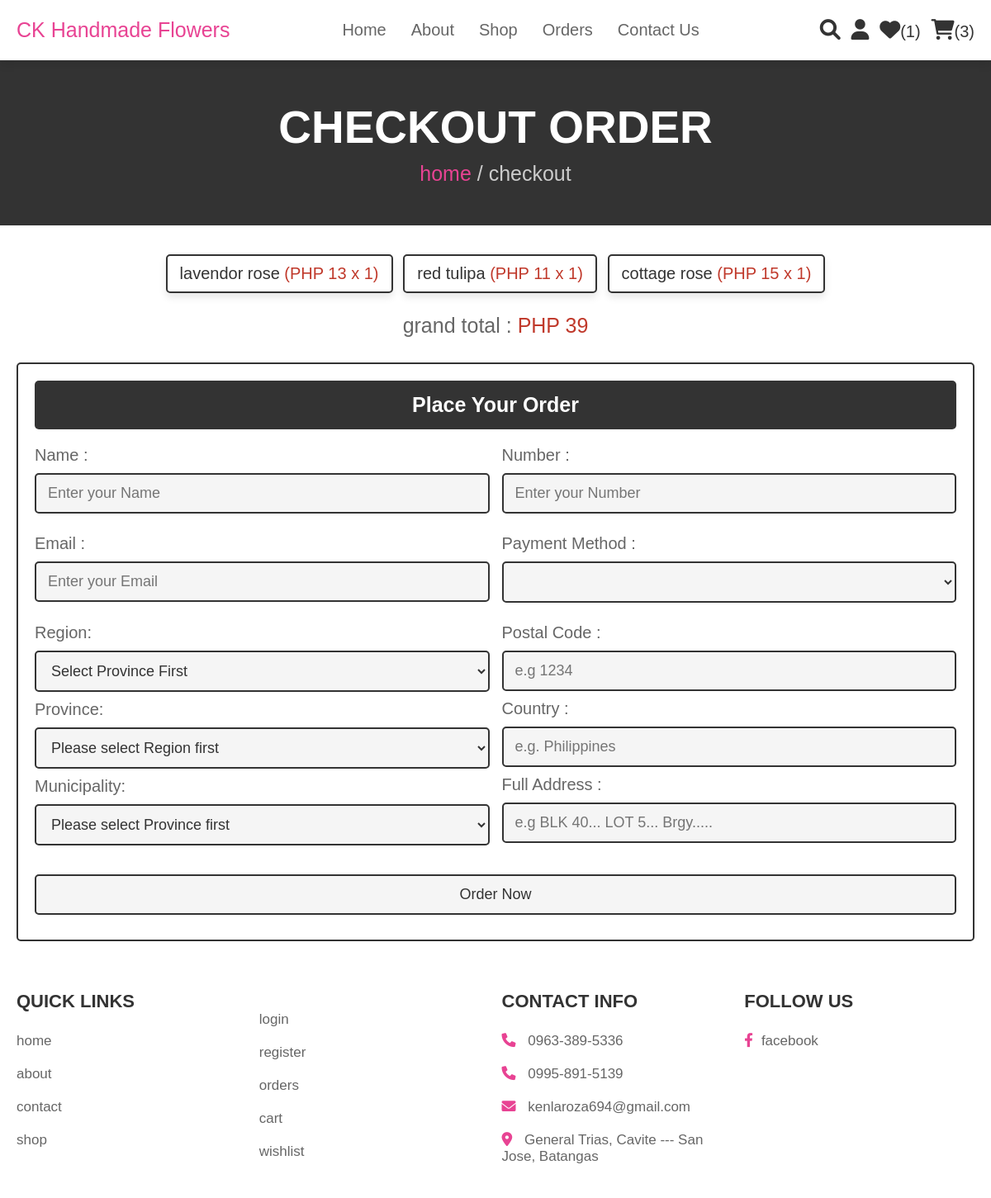
The app's page /checkout.php (signed in), older data.
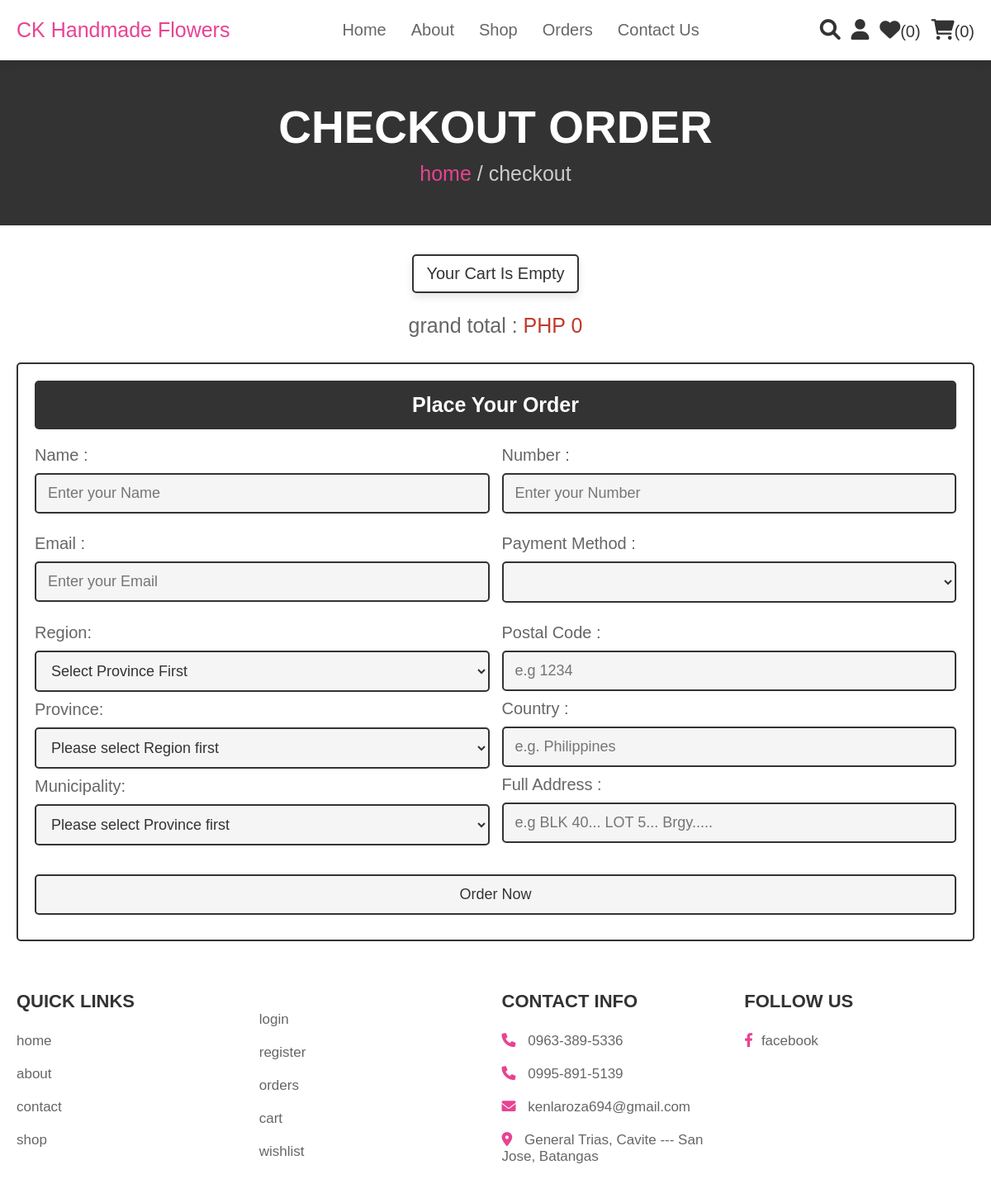
The same page, newer data.
### tables this page shows
CREATE TABLE `cart` (
  `id` int(100) NOT NULL,
  `user_id` int(100) NOT NULL,
  `pid` int(100) NOT NULL,
  `name` varchar(100) NOT NULL,
  `price` int(100) NOT NULL,
  `quantity` int(100) NOT NULL,
  `image` varchar(100) NOT NULL
);

### checkout.php (the view, shortened to what the changed rows need)
<?php
@include 'config.php';
$user_id = $_SESSION['user_id'];
?>
<!DOCTYPE html>
<html lang="en">
<head>
    <link rel="stylesheet" href="https://cdnjs.cloudflare.com/ajax/libs/font-awesome/6.0.0/css/all.min.css">
    <link rel="stylesheet" href="css/style.css">
</head>
<body>
    <?php @include 'header.php'; ?>
    <section class="display-order">
        <?php
        $grand_total = 0;
        $select_cart = mysqli_query($conn, "SELECT * FROM cart WHERE user_id = '$user_id'") or die('query failed');
        if (mysqli_num_rows($select_cart) > 0) {
            while ($fetch_cart = mysqli_fetch_assoc($select_cart)) {
                $total_price = ($fetch_cart['price'] * $fetch_cart['quantity']);
                $grand_total += $total_price;
                ?>
                <p> <?php echo $fetch_cart['name'] ?>
                    <span>(<?php echo 'PHP ' . $fetch_cart['price'] . ' x ' . $fetch_cart['quantity'] ?>)</span>
                </p>
                <?php
            }
        } else {
            echo '<p class="empty">your cart is empty</p>';
        }
        ?>
        <div class="grand-total">grand total : <span>PHP <?php echo $grand_total; ?></span></div>
    </section>
</body>
</html>

### header.php (shortened to what the changed rows need)
<header class="header">
    <div class="flex">
        <div class="icons">
            <?php
                $select_wishlist_count = mysqli_query($conn, "SELECT * FROM `wishlist` WHERE user_id = '$user_id'") or die('query failed');
                $wishlist_num_rows = mysqli_num_rows($select_wishlist_count);
            ?>
            <a href="wishlist.php"><i class="fas fa-heart"></i><span>(<?php echo $wishlist_num_rows; ?>)</span></a>
            <?php
                $select_cart_count = mysqli_query($conn, "SELECT * FROM `cart` WHERE user_id = '$user_id'") or die('query failed');
                $cart_num_rows = mysqli_num_rows($select_cart_count);
            ?>
            <a href="cart.php"><i class="fas fa-shopping-cart"></i><span>(<?php echo $cart_num_rows; ?>)</span></a>
        </div>
    </div>
</header>

Row changes from the older to the newer data that the page shows:
removed cart: name "lavendor rose", price "13", quantity "1"
removed cart: name "red tulipa", price "11", quantity "1"
removed cart: name "cottage rose", price "15", quantity "1"
Text that changed along with them:
$wishlist_num_rows: "1" → "0"
$cart_num_rows: "3" → "0"
$grand_total: "39" → "0"
text now shown: "Your Cart Is Empty"
